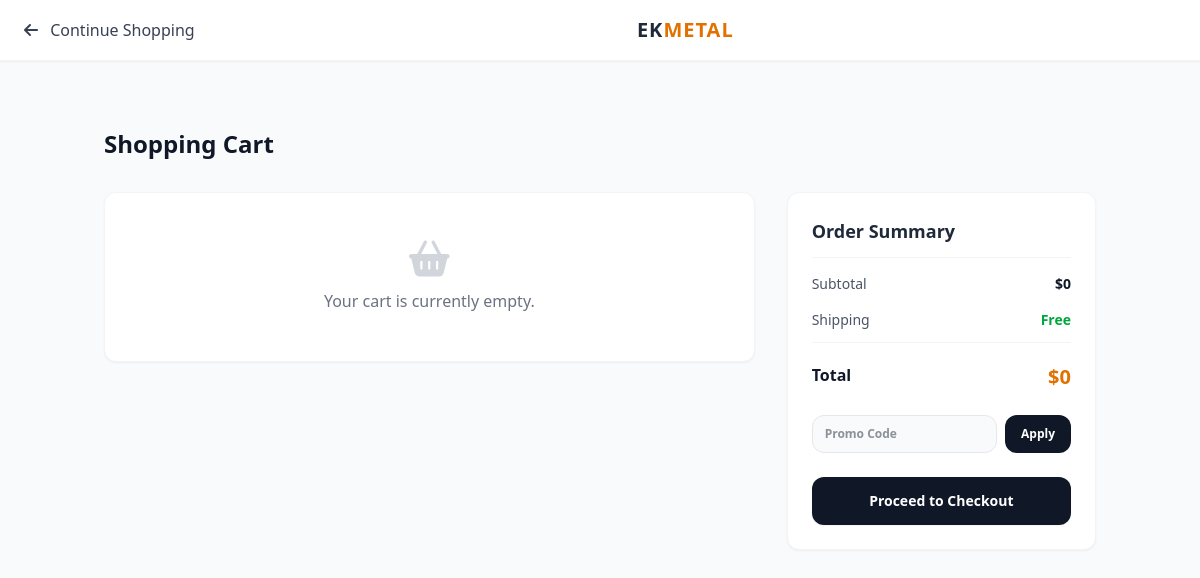
The page /cart/ (signed in) on the database as committed earlier.
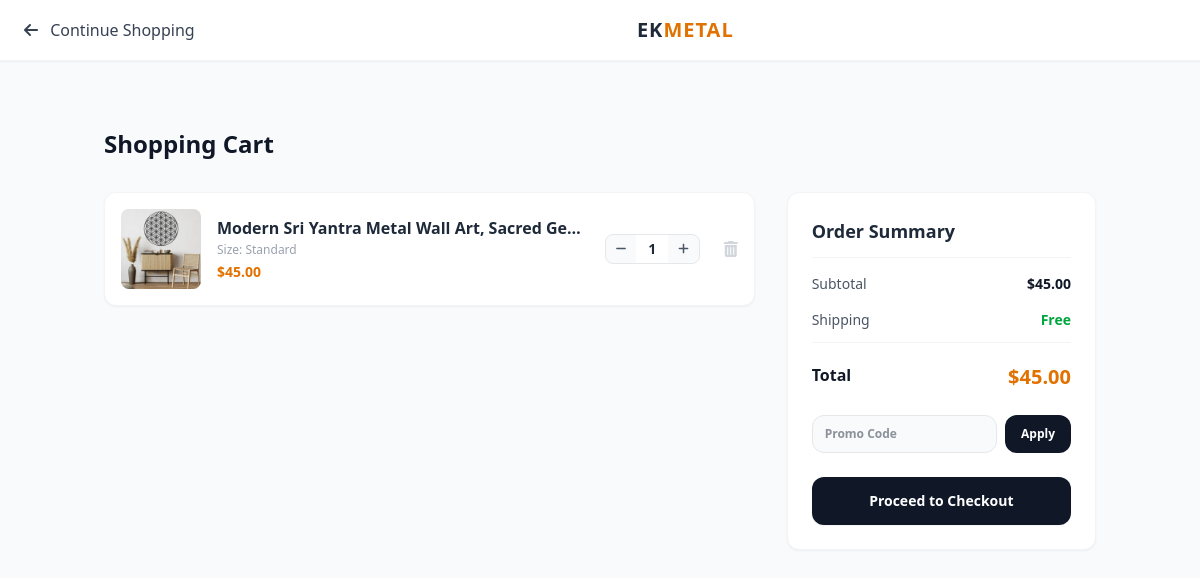
The same page on the database as committed later.
### shop/models.py (models this page shows, shortened)
class Cart(models.Model):
    user = models.OneToOneField(User, on_delete=models.CASCADE, related_name='cart', verbose_name="User")
    coupon = models.ForeignKey(Coupon, on_delete=models.SET_NULL, null=True, blank=True, verbose_name="Uygulanan Kupon")
    created_at = models.DateTimeField(auto_now_add=True)
    def get_subtotal_price(self):
        return sum(item.get_item_total() for item in self.items.all())
    def get_discount_amount(self):
        subtotal = self.get_subtotal_price()
        if self.coupon:
            return (subtotal * self.coupon.discount_percent) / 100
        return 0
    def get_total_price(self):
        subtotal = self.get_subtotal_price()
        discount = self.get_discount_amount()
        return max(0, subtotal - discount)

class CartItem(models.Model):
    cart = models.ForeignKey(Cart, on_delete=models.CASCADE, related_name='items', verbose_name="Cart")
    product = models.ForeignKey(Product, on_delete=models.CASCADE, verbose_name="Product")
    variant = models.ForeignKey(ProductVariant, on_delete=models.SET_NULL, null=True, blank=True, verbose_name="Selected Variant")
    quantity = models.PositiveIntegerField(default=1, verbose_name="Quantity")
    def get_item_total(self):
        if self.variant:
            prices = self.variant.get_variant_prices()
            return prices['discounted'] * self.quantity
        base_price = self.product.discount_price if self.product.discount_price else self.product.price
        return base_price * self.quantity

class Product(models.Model):
    category = models.ForeignKey(Category, on_delete=models.CASCADE, related_name='products', verbose_name="Category")
    title = models.CharField(max_length=200, verbose_name="Product Title")
    description = models.TextField(verbose_name="Product Description")
    description_features = models.TextField(blank=True, null=True, verbose_name="2. Açıklama (Kutulara Gidecek Kurumsal Metin)")
    price = models.DecimalField(max_digits=10, decimal_places=2, verbose_name="Base Price (Smallest Size)")
    discount_price = models.DecimalField(max_digits=10, decimal_places=2, null=True, blank=True, verbose_name="Discounted Base Price")
    stock = models.IntegerField(default=0, verbose_name="Stock Quantity")
    main_image = models.ImageField(upload_to='products/main/', verbose_name="Main Image")
    video = models.FileField(upload_to='products/videos/', null=True, blank=True, verbose_name="Product Video (Optional)")
    seo_keywords = models.CharField(max_length=500, blank=True, null=True, verbose_name="SEO Anahtar Kelimeler")
    is_active = models.BooleanField(default=True, verbose_name="Is Active?")
    created_at = models.DateTimeField(auto_now_add=True, verbose_name="Created At")
    class Meta:
        verbose_name = "Product"
        verbose_name_plural = "Products"

### shop/views.py (the view)
# urls.py: path('cart/', views.cart_detail, name='cart_detail'),
def cart_detail(request):
    if not request.user.is_authenticated:
        return redirect('login')
    cart, created = Cart.objects.get_or_create(user=request.user)
    return render(request, 'shop/cart_detail.html', {'cart': cart})

### shop/context_processors.py (called while the page is built)
def cart_item_count(request):
    if not request.user.is_authenticated:
        return {'cart_items_total': 0}
    try:
        cart = Cart.objects.get(user=request.user)
        total_items = sum(item.quantity for item in cart.items.all())
        return {'cart_items_total': total_items}
    except Cart.DoesNotExist:
        return {'cart_items_total': 0}

### shop/templates/shop/cart_detail.html (shortened to what the changed rows need)
<!DOCTYPE html>
<html lang="en">
<head>
    <script src="https://cdn.jsdelivr.net/npm/@tailwindcss/browser@4"></script>
    <link rel="stylesheet" href="https://cdnjs.cloudflare.com/ajax/libs/font-awesome/6.4.0/css/all.min.css">
</head>
<body class="bg-gray-50 text-gray-900 font-sans pt-24">
    <main class="max-w-5xl mx-auto px-4 py-8">
        <h1 class="text-2xl font-black text-gray-900 mb-8">Shopping Cart</h1>
        <div class="grid grid-cols-1 lg:grid-cols-3 gap-8">
            <div class="lg:col-span-2 space-y-4">
                {% for item in cart.items.all %}
                <div id="cart-item-row-{{ item.id }}" class="bg-white p-4 rounded-xl shadow-xs flex gap-4 items-center border border-gray-100 relative group">
                    <img src="{{ item.product.main_image.url }}" class="w-20 h-20 object-cover rounded-lg bg-gray-50 shrink-0">
                    <div class="flex-1 min-w-0">
                        <h3 class="font-bold text-gray-800 text-base truncate">{{ item.product.title }}</h3>
                        <p class="text-xs text-gray-400 mt-0.5">Size: {% if item.variant %}{{ item.variant.size }}{% else %}Standard{% endif %}</p>
                        <p class="text-sm font-bold text-amber-600 mt-1">$<span id="item-total-{{ item.id }}">{{ item.get_item_total }}</span></p>
                    </div>
                    <div class="flex items-center border border-gray-200 rounded-lg bg-gray-50 overflow-hidden shrink-0">
                        <button onclick="changeQuantity('{{ item.id }}', 'decrease')" class="px-2.5 py-1.5 hover:bg-gray-200 text-gray-600 transition text-xs font-bold cursor-pointer">
                            <i class="fa-solid fa-minus"></i>
                        </button>
                        <span id="item-qty-{{ item.id }}" class="px-3 py-1 font-semibold text-sm text-gray-800 bg-white min-w-8 text-center">
                            {{ item.quantity }}
                        </span>
                        <button onclick="changeQuantity('{{ item.id }}', 'increase')" class="px-2.5 py-1.5 hover:bg-gray-200 text-gray-600 transition text-xs font-bold cursor-pointer">
                            <i class="fa-solid fa-plus"></i>
                        </button>
                    </div>
                    <a href="{% url 'remove_from_cart' item.id %}" class="text-gray-300 hover:text-red-500 transition pl-2 shrink-0">
                        <i class="fa-solid fa-trash-can text-base"></i>
                    </a>
                </div>
                {% empty %}
                <div class="text-center py-12 bg-white rounded-xl shadow-xs border border-gray-100">
                    <i class="fa-solid fa-basket-shopping text-4xl text-gray-300 mb-3"></i>
                    <p class="text-gray-500">Your cart is currently empty.</p>
                </div>
                {% endfor %}
            </div>
            <div class="space-y-4 h-fit">
                <div class="bg-white p-6 rounded-xl shadow-xs border border-gray-100 space-y-4">
                    <h2 class="font-bold text-gray-800 text-lg border-b pb-3 border-gray-100">Order Summary</h2>
                    <div class="flex justify-between text-sm text-gray-600">
                        <span class="font-semibold text-gray-900">$<span id="cart-subtotal-span">{{ cart.get_subtotal_price }}</span></span>
                    </div>
                    <div class="flex justify-between text-base font-bold text-gray-900 pt-1">
                        <span class="text-xl text-amber-600 font-black">$<span id="cart-total-span">{{ cart.get_total_price }}</span></span>
                    </div>
                </div>
            </div>
        </div>
    </main>
</body>
</html>

Rows that differ between the two databases and show on the page:
added CartItem: product.main_image (picture), product "Modern Sri Yantra Metal Wall Art, Sacred Ge…", shows "Standard", get_item_total "45.00", quantity "1"
computed for Cart: get_subtotal_price "0" → "45.00"; get_total_price "0" → "45.00"
Other text that changed with them:
text no longer shown: "Your cart is currently empty."
